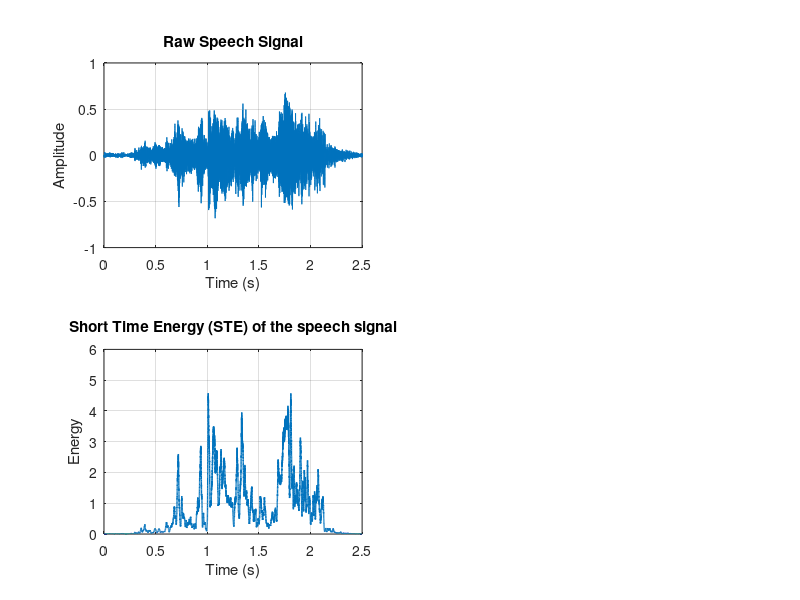

Source code (MATLAB): (Note: this script raises an error after producing the figure.)
%% Details 
% Author : Awais Aslam
% Student Number : 2473910 
% Email : awais.aslam@student.oulu.fi
% Date : 27.09.2016

% Prosodic prosodicFeatures Extraction from the speech signal 

%% Init

clear
clc 
close all 
load('lab2_data.mat');

%% Downsample the Speech Signal from 48 KHz to 11.025 KHz
%  p = 2297 , q = 10000 ratio = p/q = 0.2297

fs = 48000;
fsNew = 11025; 
ratio = 1/ (fs / fsNew);
speechResampled = resample(speech_sample, 2297, 10000);

t1 = linspace(0,size(speech_sample,1)/fs,size(speech_sample,1));


%% Calculate the Short time energey (STE) of the downsampled speech signal

N = int64(0.01 * fsNew);
L = N + 1;
hamWindow = hamming(L);
squaredSignal = speechResampled .^ 2;
squaredSignal = squaredSignal(55 : length(squaredSignal) - 55,1);
STE = conv(squaredSignal,hamWindow)';

%% Display Raw Speech Signal and STE Contour of the Speech Signal 

subplot(2,2,1);
plot(t1,speech_sample);
xlabel('Time (s)');
ylabel('Amplitude');
ylim([-1 1]);
xlim([0 2.5]);
title('Raw Speech Signal');
grid on;

subplot(2,2,3);
t2 = linspace(0,2.5,size(STE,2));
plot(t2,STE,'linewidth',1);
xlabel('Time (s)');
ylabel('Energy');
title('Short Time Energy (STE) of the speech signal');
xlim([0 2.5]);
ylim([0 6]);
grid on;

%% Extract Prosodic Features from the STE Contour

meanSTE = mean(STE);
stdSTE = std(STE);
prctile10STE = prctile(STE,10);
prctile90STE = prctile(STE,90);
kurtosisSTE = kurtosis(STE);

%% Calculate the F0 Contour of the Speech Signal 
[F0,strength,T_ind,wflag] = getF0(speechResampled, fsNew);


%% Display Raw Speech Signal and F0 Contour of the Speech Signal

subplot(2,2,2);
plot(t1,speech_sample);
xlabel('Time (s)');
ylabel('Amplitude');
ylim([-1 1]);
xlim([0 2.5]);
title('Raw Speech Signal');
grid on;

subplot(2,2,4);
t2 = linspace(0,2.5,249);
plot(t2,F0);
xlabel('Time (s)');
ylabel('Frequency (Hz)');
title('F0-contour of the speech signal');
xlim([0 2.5]);
ylim([0 400]);
grid on;

%% Extract Prosodic prosodicFeatures from the F0 Contour 

meanF0 = mean(F0(F0 > 0));
stdF0 = std(F0(F0 > 0));
prctile10F0 = prctile(F0(F0 > 0),10);
prctile90F0 = prctile(F0(F0 > 0),90);
kurtosisF0 = kurtosis(F0(F0 > 0));


%% Perform Voiced / Unvoiced Segmentation 

tracker = (F0 > 0);
voiceC = 0; unVoiceC = 0; frameC = 0;
voiceSeg = []; unVoiceSeg = [];
tracker(length(tracker) + 1) = ~tracker(length(tracker) - 1);
voiceF = (tracker(1) == 1);
for i = 1 : length(tracker)
    frameC = frameC + 1;
    if tracker(i) == 1
        if voiceF == 0
            unVoiceSeg(length(unVoiceSeg) + 1) = (frameC - 1) * 0.01;
            frameC = 1;
            voiceF = 1;
        end   
    elseif (tracker(i) == 0)
        if voiceF == 1 
            voiceSeg(length(voiceSeg) + 1) = (frameC - 1) * 0.01;
            frameC = 1;
            voiceF = 0;
        end
    end  
end

%% Calculate Prosodic Features from the Voiced/unVoiced Segmentation Analysis

meanVoiceSeg = mean(voiceSeg);
stdVoiceSeg = std(voiceSeg);
meanUnVoiceSeg = mean(unVoiceSeg);
stdUnVoiceSeg = std(unVoiceSeg);
voicingRatio = sum(F0 > 0) / size(F0,2);


%% Compile Prosodic Feature Set

prosodicFeatures = zeros(1,15);
prosodicFeatures(1) = meanF0;
prosodicFeatures(2) = stdF0;
prosodicFeatures(3) = prctile10F0;
prosodicFeatures(4) = prctile90F0;
prosodicFeatures(5) = kurtosisF0;

prosodicFeatures(6) = meanSTE;
prosodicFeatures(7) = stdSTE;
prosodicFeatures(8) = prctile10STE;
prosodicFeatures(9) = prctile90STE;
prosodicFeatures(10) = kurtosisSTE;

prosodicFeatures(11) = meanVoiceSeg;
prosodicFeatures(12) = stdVoiceSeg;
prosodicFeatures(13) = meanUnVoiceSeg;
prosodicFeatures(14) = stdUnVoiceSeg;
prosodicFeatures(15) = voicingRatio;

%% Comparison with the first row in Prosodic Training Feature Dataset

% Compare values with 10% tolerance. 

result = sum(isalmost(training_data_proso(1,:), prosodicFeatures,0.1));

disp(['Feature values Similar Count :' num2str(result)]);